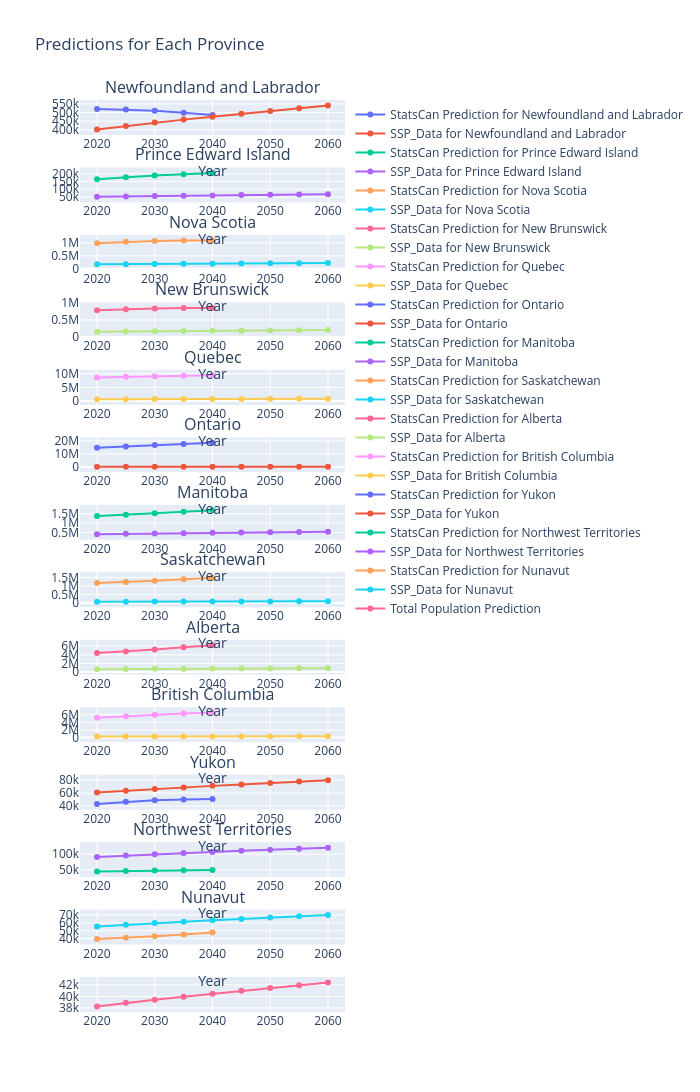

The notebook cell this image was saved under:
### Markdown cell above
## Plotting Population

### Code cell
compare_fig = make_subplots(rows=len(prov_list) + 1, cols=1,
    subplot_titles=prov_list)


for i, prov in enumerate(prov_list):
    compare_fig.add_trace(go.Scatter(x=compare_df["Year"], 
        y=compare_df[f"StatsCan_Projection_{prov}"], name=f"StatsCan Prediction for {prov}"), row=i+1, col=1)
    
    compare_fig.append_trace(go.Scatter(x=compare_df["Year"],
        y=compare_df[f"SSP_Data_{prov}"], name=f"SSP_Data for {prov}"),i+1,1)
    
compare_fig.add_trace(go.Scatter(x=compare_df["Year"], y=population_df.loc["Year Sum",:],
    name="Total Population Prediction"), row=int(len(prov_list) + 1), col=1)

#compare_fig.add_trace(go.Scatter(x=compare_df["Year"], y=original_df))

for i in range(len(prov_list)):
    compare_fig.update_xaxes(title_text="Year", row=i+1, col=1)

compare_fig.update_layout(height=300*len(prov_list), width=700,title_text="Predictions for Each Province")

compare_fig.show()
